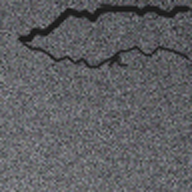
#> input picture backend/artifacts/samples/real/crack/sample_1.png, 192 x 192 px; its folder holds only this picture in this run
$ python -i preprocessing.py   (imports and definitions only)   (older library calls are emulated)
#> lines starting #> are read from the running program, lines starting #| are printed output that depends on the picture; after the words box and inside, x2 and y2 are one past the last pixel; in counts of white or black regions, pixels touching at a corner belong together
#> further down, picture is the input picture: shape (192, 192, 3); mean B, G, R 97.9, 94.3, 93.6
"""Image preprocessing, feature extraction, and OpenCV damage localization."""

from __future__ import annotations

import base64
from pathlib import Path

import cv2
import numpy as np
import torch

from config import CLASS_NAMES, CLASS_TO_IDX, IMAGE_SIZE, PREVIEW_SIZE

SUPPORTED_EXTENSIONS = {".png", ".jpg", ".jpeg", ".bmp", ".webp"}


# [55 lines left out: functions decode_image_bytes, decode_base64_image, encode_image_base64, bgr_to_normalized_chw, tensor_to_bgr, preprocess_for_model, not called in this run]


def extract_road_features(bgr_img: np.ndarray) -> dict[str, float]:
    """Compute OpenCV surface metrics (edge density, texture roughness, dark depression ratio)."""
    resized = cv2.resize(bgr_img, (128, 128), interpolation=cv2.INTER_AREA)
    gray = cv2.cvtColor(resized, cv2.COLOR_BGR2GRAY)
    blurred = cv2.GaussianBlur(gray, (5, 5), 0)
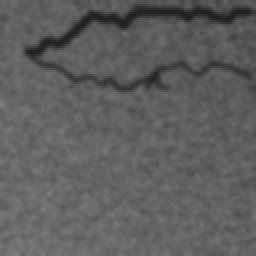
#> blurred: shape (128, 128) (shown 2 times larger); min 32, max 129, mean 94.5

    edges = cv2.Canny(blurred, 45, 130)
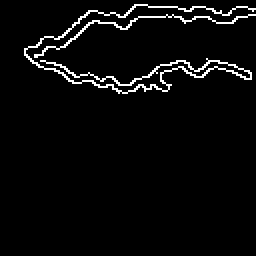
#> edges: shape (128, 128) (shown 2 times larger); 3.8% white in thin lines or dots, all inside (x1, y1, x2, y2) = (12, 2, 128, 47)
    edge_density = float(np.mean(edges > 0))
#> edge_density = 0.0377
    laplacian_var = float(cv2.Laplacian(gray, cv2.CV_64F).var())
#> laplacian_var = 696.6

    # Dark regions relative to median asphalt intensity indicate potholes or deep fissures.
    median_val = float(np.median(gray))
#> median_val = 97
    dark_mask = gray < max(20.0, median_val * 0.62)
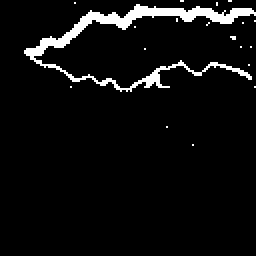
#> dark_mask: shape (128, 128) bool (shown 2 times larger); 5.4% white; 19 white regions (18 under 20 px), largest, box (x1, y1, x2, y2) and area: (12, 2, 128, 46) 854
    dark_ratio = float(np.mean(dark_mask))
#> dark_ratio = 0.0538

    return {
        "mean_intensity": round(float(np.mean(gray)), 2),
        "edge_density": round(edge_density, 4),
        "texture_variance": round(laplacian_var, 2),
        "dark_depression_ratio": round(dark_ratio, 4),
    }


# [140 lines left out: functions _find_damage_contours, locate_damage_regions, load_labeled_images, not called in this run]

>>> import cv2
>>> picture = cv2.imread('../artifacts/samples/real/crack/sample_1.png')
>>> result = extract_road_features(picture)
#> result = {'mean_intensity': 94.47, 'edge_density': 0.0377, 'texture_variance': 696.6, 'dark_depression_ratio': 0.0538}

$ run again, on backend/artifacts/samples/real/crack/sample_2.png
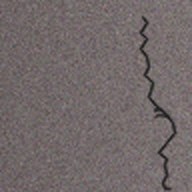
#> input picture backend/artifacts/samples/real/crack/sample_2.png, 192 x 192 px
#> picture is the input picture: shape (192, 192, 3); mean B, G, R 105.8, 105.4, 114.5
#> in extract_road_features, `edges = cv2.Canny(blurred, 45, 130)`:
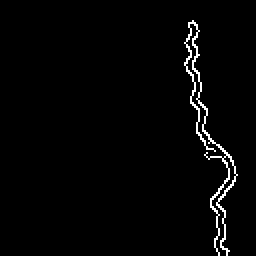
#> edges: shape (128, 128) (shown 2 times larger); 2% white in thin lines or dots, all inside (x1, y1, x2, y2) = (92, 10, 119, 128)
#> edge_density = 0.0201
#> laplacian_var = 276.4
#> median_val = 109
#> in extract_road_features, `dark_mask = gray < max(20.0, median_val * 0.62)`:
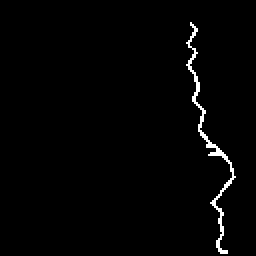
#> dark_mask: shape (128, 128) bool (shown 2 times larger); 1.5% white in thin lines or dots, all inside (x1, y1, x2, y2) = (93, 11, 118, 127)
#> dark_ratio = 0.0151
#> result = {'mean_intensity': 108.2, 'edge_density': 0.0201, 'texture_variance': 276.4, 'dark_depression_ratio': 0.0151}

$ run again, on backend/artifacts/samples/real/crack/sample_3.png
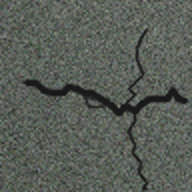
#> input picture backend/artifacts/samples/real/crack/sample_3.png, 192 x 192 px
#> picture is the input picture: shape (192, 192, 3); mean B, G, R 86.9, 94.1, 88.5
#> in extract_road_features, `edges = cv2.Canny(blurred, 45, 130)`:
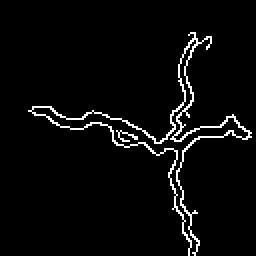
#> edges: shape (128, 128) (shown 2 times larger); 3.8% white in thin lines or dots, all inside (x1, y1, x2, y2) = (14, 16, 126, 128)
#> edge_density = 0.038
#> laplacian_var = 685.2
#> median_val = 94
#> in extract_road_features, `dark_mask = gray < max(20.0, median_val * 0.62)`:
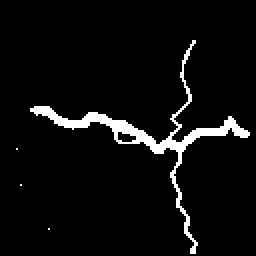
#> dark_mask: shape (128, 128) bool (shown 2 times larger); 4.9% white; 4 white regions (3 under 20 px), largest, box (x1, y1, x2, y2) and area: (15, 20, 125, 127) 803
#> dark_ratio = 0.0492
#> result = {'mean_intensity': 91.63, 'edge_density': 0.038, 'texture_variance': 685.2, 'dark_depression_ratio': 0.0492}

$ run again, on backend/artifacts/samples/real/crack/sample_4.png
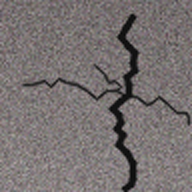
#> input picture backend/artifacts/samples/real/crack/sample_4.png, 192 x 192 px
#> picture is the input picture: shape (192, 192, 3); mean B, G, R 113.4, 113.5, 120
#> in extract_road_features, `edges = cv2.Canny(blurred, 45, 130)`:
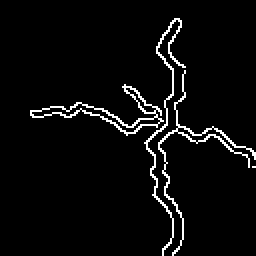
#> edges: shape (128, 128) (shown 2 times larger); 4.2% white in thin lines or dots, all inside (x1, y1, x2, y2) = (15, 9, 128, 128)
#> edge_density = 0.0422
#> laplacian_var = 676.6
#> median_val = 120
#> in extract_road_features, `dark_mask = gray < max(20.0, median_val * 0.62)`:
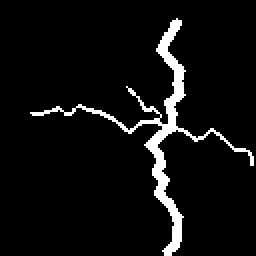
#> dark_mask: shape (128, 128) bool (shown 2 times larger); 5.8% white; 1 white region, box (x1, y1, x2, y2) and area: (15, 9, 127, 128) 951
#> dark_ratio = 0.058
#> result = {'mean_intensity': 115.5, 'edge_density': 0.0422, 'texture_variance': 676.6, 'dark_depression_ratio': 0.058}
